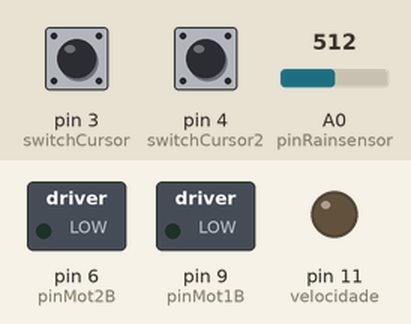
Recording of a sketch running on a simulated Arduino Uno, built with avr-gcc and run on an emulated ATmega328P. On the bench: switched loads named in the sketch (green lamp = pin HIGH), output pins drawn as LEDs (lit = HIGH). The test bench sets the inputs (shaded band); at power-on: A0 (pinRainsensor) = 512, pin 3 (switchCursor) HIGH, pin 4 (switchCursor2) HIGH. Pins used as bus, display or sensor lines are not drawn; what the sketch prints to the serial monitor is not drawn.

Above: at 1.9 s.
2.0 s: A0 (pinRainsensor) set to 788
3.5 s: A0 (pinRainsensor) set to 811
At 5.6 s:
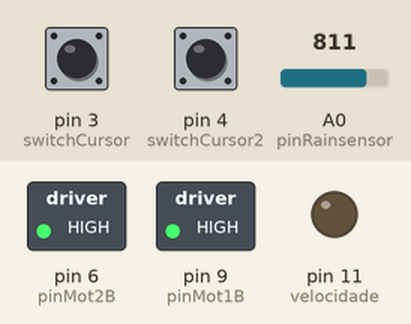
5.9 s: A0 (pinRainsensor) set to 790
At 7.5 s:
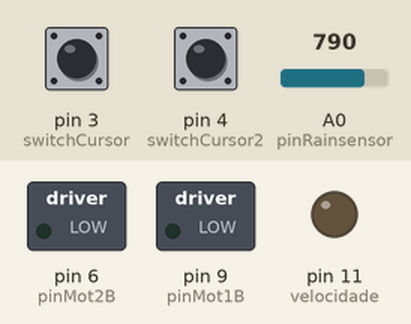
8.1 s: A0 (pinRainsensor) set to 810
At 9.3 s:
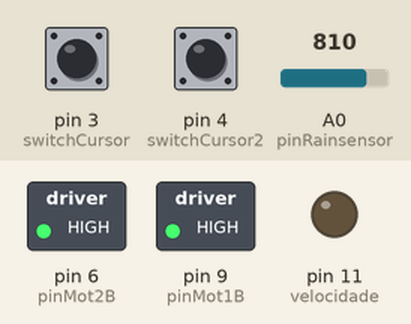
Timing chart, 0 to 11.1 s (numbered marks = the images above; inputs shaded):
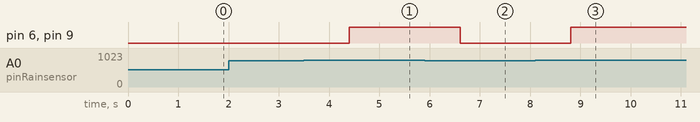

Measured:
- the behaviour switches between 800 and 801 on A0 (pinRainsensor) (found by bisection; images 0 and 1)
- after the input at 2.0 s, every drawn part: stays the same
- after the input at 3.5 s, pin 6 (pinMot2B), pin 9 (pinMot1B): LOW → HIGH after 0.90 s
- after the input at 5.9 s, pin 6 (pinMot2B), pin 9 (pinMot1B): HIGH → LOW after 0.71 s
- after the input at 8.1 s, pin 6 (pinMot2B), pin 9 (pinMot1B): LOW → HIGH after 0.71 s

The sketch:

Varal_Automatico.ino
```cpp
//Definiçao pino Sensor de Chuva
#define pinRainsensor A0

// Definiçao dos Sensores de Fim de Curso
#define switchCursor 3
#define switchCursor2 4

//Variaveis Para Alocar os valores logicos do Sensor de fim de Curso
int valorCursor;
int valorCursor2;

//Variavel para leiturar o valor do Sensor de Chuva
int valorSensor;

// Pinos Motor Varal 1
#define pinMot1A 10
#define pinMot1B 9

// Pinos Motor Varal 2
#define pinMot2A 5
#define pinMot2B 6

/*Velocidade para os motores*/
#define velocidade 11

void setup(){

    Serial.begin(9600);

    //Set dos pinos do fim de curso
    pinMode(switchCursor, INPUT_PULLUP);
    pinMode(switchCursor2, INPUT_PULLUP);


  // Deixando os pinos dos motores para soltarem energia
    pinMode(pinMot1A, OUTPUT);
    pinMode(pinMot1B, OUTPUT);
    pinMode(pinMot2A, OUTPUT);
    pinMode(pinMot2B, OUTPUT);

    /*Definiçao pino de velocidade*/
    pinMode(velocidade, OUTPUT);


}

void loop(){


// leitura dos valores do Sensor de Fim de curso
    valorCursor = digitalRead(switchCursor);
    valorCursor2 = digitalRead(switchCursor2);


// leitura dos Valores sensor de chuva
    valorSensor = analogRead(pinRainsensor);
    valorSensor = map(pinRainsensor, 0, 1023, 0, 1000);

/*
Aferiçao dos Valores dos Sensores em tempo Real no Serial
*/
    Serial.print(valorSensor);
    delay(100);

    Serial.println("Valor Fim de Curso 1");
    Serial.print(valorCursor);
    delay(500);

    Serial.println("Valor Fim de Curso 1");
    Serial.print(valorCursor2);
    delay(500);


   //Print do Valor do sensor de Chuva
    Serial.print(valorSensor);

  /*Supervisionamento dos Motores e ativaçâo*/

  // Condicional para retrair o varal
  if ((valorSensor < 800) && (valorCursor == 1) ){

    digitalWrite(pinMot1A, HIGH);
    digitalWrite(pinMot1B, LOW);
    digitalWrite(pinMot2A, HIGH);
    digitalWrite(pinMot2B, LOW);
    valorSensor = analogRead(pinRainsensor);
    valorCursor = digitalRead(switchCursor);

  }else{

    digitalWrite(pinMot1A, LOW);
    digitalWrite(pinMot1B, LOW);
    digitalWrite(pinMot2A, LOW);
    digitalWrite(pinMot2B, LOW);


  }


  // Condicional para expor o varal ao sol
 if ((valorSensor > 800) && (valorCursor2 == 1)){

    digitalWrite(pinMot1A, LOW);
    digitalWrite(pinMot1B, HIGH);
    digitalWrite(pinMot2A, LOW);
    digitalWrite(pinMot2B, HIGH);
    valorSensor = analogRead(pinRainsensor);
    valorCursor2 = digitalRead(switchCursor2);

    }else{

    digitalWrite(pinMot1A, LOW);
    digitalWrite(pinMot1B, LOW);
    digitalWrite(pinMot2A, LOW);
    digitalWrite(pinMot2B, LOW);


    }
}
```
